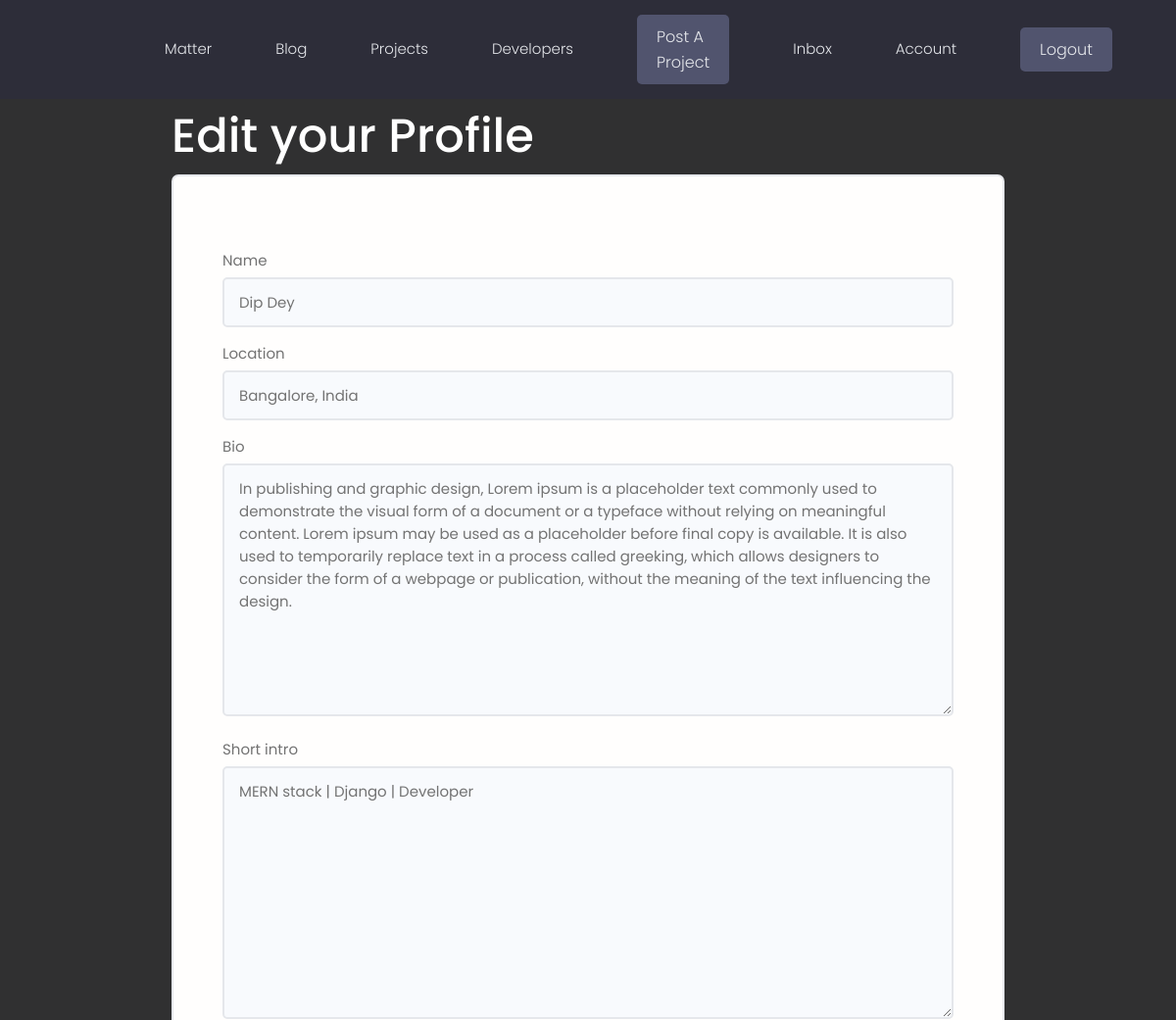
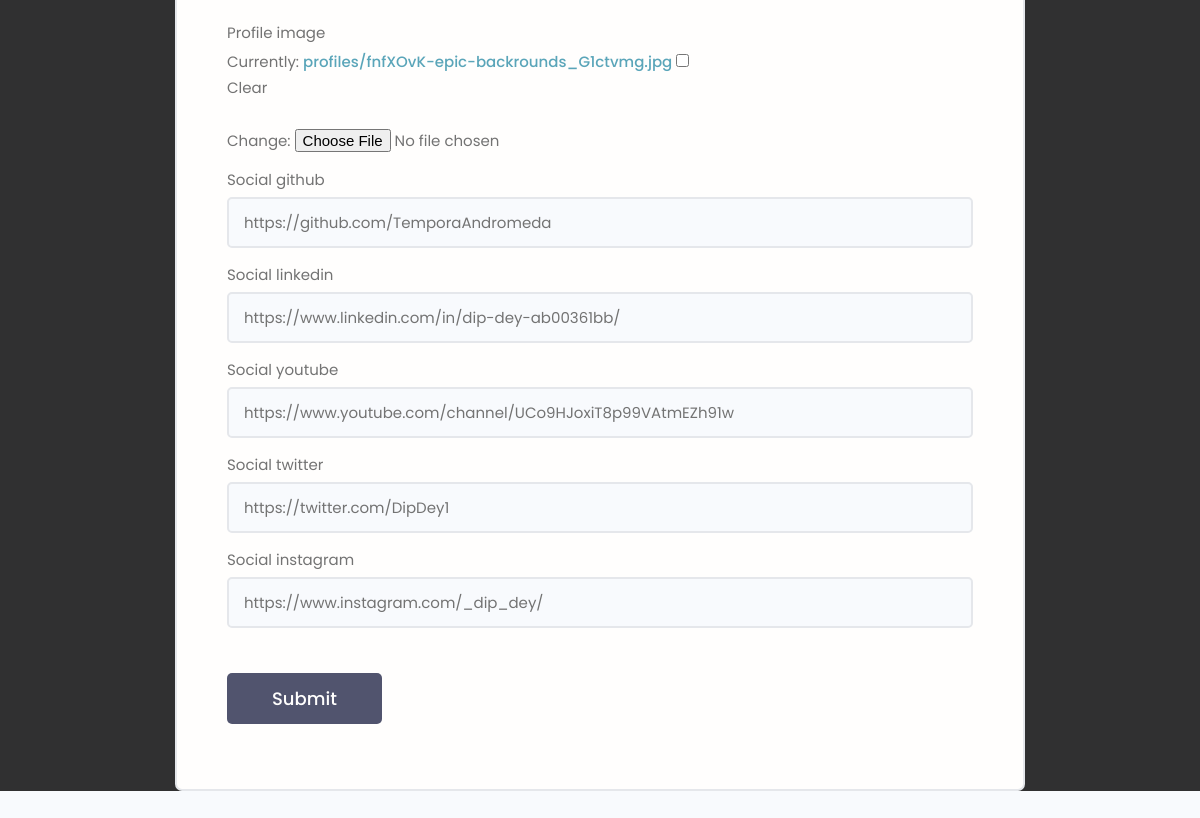
Screenshot of /user/edit-account/ (signed in) with the database file from the repository (2 pictures, top to bottom).
### users/models.py (models this page shows, shortened)
class Profile(models.Model):
    user = models.OneToOneField(User, on_delete = models.CASCADE, null=True, blank= True)
    name = models.CharField(max_length=200, blank=True, null=True)
    username = models.CharField(max_length=200, blank=True, null=True)
    email= models.EmailField(max_length=500, blank=True, null=True)
    location = models.CharField(max_length=200, blank=True, null=True)
    bio = models.TextField(null=True, blank=True)
    short_intro = models.TextField(blank=True, null=True)
    social_twitter = models.CharField(max_length=200, blank=True, null=True)
    social_linkedin = models.CharField(max_length=200, blank=True, null=True)
    social_youtube = models.CharField(max_length=200, blank=True, null=True)
    social_website = models.CharField(max_length=200, blank=True, null=True)
    social_instagram = models.CharField(max_length=200, blank=True, null=True)
    social_github = models.CharField(max_length=200, blank=True, null=True)
    profile_image = models.ImageField(null=True, blank=True, upload_to='profiles/', default = 'profiles/user-default.png')
    id = models.UUIDField(default=uuid.uuid4, unique = True, primary_key=True, editable= False)
    created_at = models.DateTimeField(auto_now_add=True)

### users/views.py (the view)
# urls.py: path('edit-account/', views.editAccount, name='edit-account'),
@login_required(login_url='login')
def editAccount(request):
    profile = request.user.profile
    form = ProfileForm(instance = profile)
    if request.method == "POST":
        form = ProfileForm(request.POST, request.FILES, instance = profile)
        if form.is_valid:
            form.save()
            return redirect('account')
    context = {'form': form}
    return render(request, 'users/profile_form.html', context)

### users/forms.py
class ProfileForm(ModelForm):
    class Meta:
        model = Profile
        fields = ['name', 'location',
        'bio', "short_intro", 'profile_image', 'social_github',
        'social_linkedin', 'social_youtube','social_twitter', 'social_instagram']
    def __init__(self, *args, **kwargs):
        super(ProfileForm, self).__init__( *args, **kwargs)
        for name, field in self.fields.items():
            field.widget.attrs.update({'class': 'input'})

### users/templates/users/profile_form.html (shortened to what this page needs)
{% extends 'main.html' %}
{% load static %}
{% block content %}
<main class="formPage my-xl" style="background-color: #1c1c1ce7; margin-top: 0%;">
    <div class="content-box">
        <h1 style="color: white;">Edit your Profile</h1>
        <div class="formWrapper">
        <br>
            <form class="form" method ='POST' action="{% url 'edit-account' %}" enctype="multipart/form-data">
                {% for field in form %}
                <div class="form__field">
                    <label for="formInput#text">{{field.label}} </label>
                    {{field}}
                </div>
                {% endfor %}
                <input class="btn btn--sub btn--lg  my-md" type="submit" value="Submit" />
            </form>
        </div>
    </div>
</main>
{% endblock %}

### static/styles/app.css (style rules this page uses)
:root { --color-sub: #2d2d39; }
.btn--sub { background-color: var(--color-sub-light); }
.content-box { width: 95%; max-width: 85rem; margin: 0 auto; }
.formPage .formWrapper { list-style: none; background: var(--color-white); padding: 3.5rem 5rem; border: 2px solid var(--color-light); border-radius: 0.7rem; }
body { overflow-x: hidden !important; }

### static/uikit/styles/modules/_variables.css (style rules this page uses)
:root { --color-main: #5aa5b9; --color-main-light: #e6faff; --color-sub: #3f4156; --color-sub-light: #51546e; --color-sub-lighter: #ededfd; --color-text: #737373; --color-gray: #8b8b8b; --color-light: #e5e7eb; --color-light-gray: #767676; --color-bg: #f8fafd; --color-white: #fffefd; --color-white-light: #f3f3f3; --color-success: #359e64; --color-success-bg: #def8e8; --color-error: #fc4b0b; --color-error-bg: #fff2ee; --font-base: 'Poppins', arial, helvetica, 'Segoe UI', roboto, ubuntu, sans-serif; --font-monospace: 'Fira Code', 'Courier New', courier, monospace; --font-regular: 300; --font-medium: 500; --font-bold: 700; --generic-shadow: 1px 1px 5px #00000010; --generic-transition: all 0.3s ease-in-out; }

### static/uikit/styles/modules/_base.css (style rules this page uses)
* { margin: 0; padding: 0; box-sizing: border-box; text-rendering: optimizeLegibility; color: inherit; font-size: inherit; }
html { font-size: 50%; }
@media only screen and (min-width: 480px) { html { font-size: 56.25%; } }
@media only screen and (min-width: 1200px) { html { font-size: 62.5%; } }
body { line-height: 1.6; font-weight: 400; font-size: 1.5rem; color: var(--color-text); background-color: var(--color-bg); min-height: 100vh; }

### static/uikit/styles/modules/_typography.css (style rules this page uses)
* { font-family: var(--font-base); }
h1 { font-size: 4.8rem; font-weight: var(--font-medium); }
a { padding-bottom: 2px; text-decoration: none; display: inline-block; color: var(--color-main); font-weight: var(--font-medium); }

### static/uikit/styles/modules/_utilities.css (style rules this page uses)
.my-md { margin: 3rem auto; }
.my-xl { margin: 8rem auto; }

### static/uikit/styles/modules/_button.css (style rules this page uses)
.btn { display: inline-block; position: relative; cursor: pointer; background-color: var(--color-light); font-weight: var(--font-medium); color: var(--color-sub); text-decoration: none; padding: 1rem 2rem; border-radius: 0.5rem; border: none; width: -webkit-fit-content; width: -moz-fit-content; width: fit-content; height: -webkit-fit-content; height: -moz-fit-content; height: fit-content; font-size: 1.6rem; outline-width: 0; outline-color: transparent; -webkit-backface-visibility: hidden; backface-visibility: hidden; transition: all 0.3s ease-in-out; }
.btn--sub { background-color: var(--color-sub); color: var(--color-white); }
.btn--lg { font-size: 1.8rem; padding: 1.2rem 4.5rem; }

### static/uikit/styles/modules/_form.css (style rules this page uses)
.form { display: block; }
.form__field { margin-top: 1.5rem; margin-bottom: 1.5rem; }
.form__label, .form__field > label { display: block; margin-bottom: 0.5rem; color: var(--color-text); }
input.input[type='text'], input.input[type='email'], input.input[type='password'], input.input[type='number'], textarea.input { min-width: 24rem; width: 100%; padding: 1.2rem 1.5rem; border-radius: 0.5rem; border: 2px solid var(--color-light); transition: all 0.3s ease-in-out; background-color: var(--color-bg); }

### rows the page displays
Profile: form "Dip Dey" "Bangalore, India" "In publishing and graphic design, Lorem ipsum is a placeholder text commonly used to demonstrate the visual form of a document or a typeface without relying on meaningful content. Lorem ipsum may be used as a placeholder before final copy is available. It is also used to temporarily replace text in a process called greeking, which allows designers to consider the form of a webpage or publication, without the meaning of the text influencing the design." "MERN stack | Django | Developer" "https://github.com/TemporaAndromeda" "https://www.linkedin.com/in/dip-dey-ab00361bb/" "https://www.youtube.com/channel/UCo9HJoxiT8p99VAtmEZh91w" "https://twitter.com/DipDey1" "https://www.instagram.com/_dip_dey/"

### other values shown
{{ field.label }} "Name" "Location" "Bio" "Short intro" "Profile image" "Social github" "Social linkedin" "Social youtube" "Social twitter" "Social instagram"
